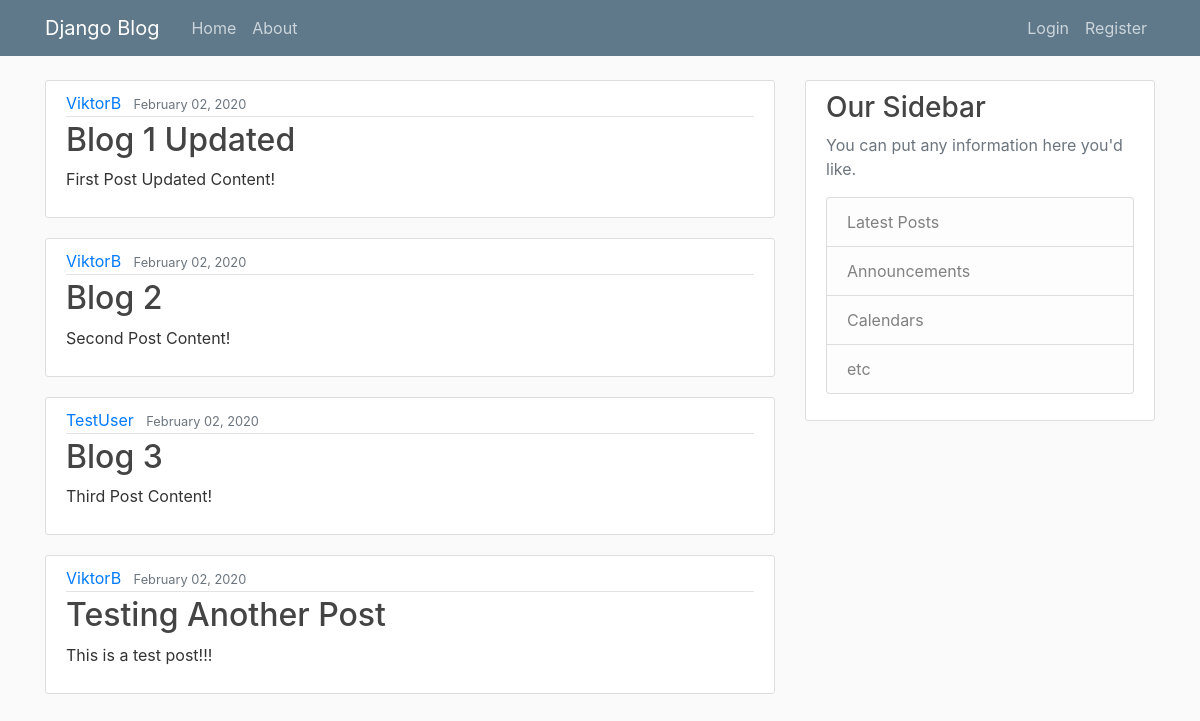
The page / on the database its author committed.
### blog/models.py (models this page shows, shortened)
class Post(models.Model):
    title = models.CharField(max_length=100)
    content = models.TextField()
    date_posted = models.DateTimeField(default=timezone.now)
    author = models.ForeignKey(User, on_delete=models.CASCADE)

### blog/views.py (the view)
# urls.py: path('', views.home, name='blog-home'),
def home(request):
    context = {
        'posts': Post.objects.all()
    }
    return render(request, 'blog/home.html', context)

### blog/templates/blog/home.html
{% extends "blog/base.html" %}
{% block content %}
  {% for post in posts %}
<article class="media content-section">
<div class="media-body">
<div class="article-metadata">
  <a class="mr-2" href="#">{{ post.author }}</a>
  <small class="text-muted">{{ post.date_posted|date:"F d, Y"}}</small>
</div>
<h2><a class="article-title" href="#">{{ post.title }}</a></h2>
<p class="article-content">{{ post.content }}</p>
</div>
</article>
  {% endfor %}
{% endblock content %}

### blog/templates/blog/base.html (shortened to what this page needs)
{% load static %}
<!DOCTYPE html>
<html lang="en" dir="ltr">
  <head>
   <link rel="stylesheet" href="https://maxcdn.bootstrapcdn.com/bootstrap/4.0.0/css/bootstrap.min.css">
   <link rel="stylesheet" type="text/css" href="{% static 'blog/main.css' %}">
  </head>
  <body>
<header class="site-header">
<nav class="navbar navbar-expand-md navbar-dark bg-steel fixed-top">
  <div class="container">
    <a class="navbar-brand mr-4" href="{% url 'blog-home' %}">Django Blog</a>
    <div class="collapse navbar-collapse" id="navbarToggle">
      <div class="navbar-nav mr-auto">
        <a class="nav-item nav-link" href="{% url 'blog-home' %}">Home</a>
        <a class="nav-item nav-link" href="{% url 'blog-about' %}">About</a>
      </div>
      <div class="navbar-nav">
        {% if user.is_authenticated %}
        <a class="nav-item nav-link" href="{% url 'profile' %}">Profile</a>
        <a class="nav-item nav-link" href="{% url 'logout' %}">Logout</a>
        {% else %}
        <a class="nav-item nav-link" href="{% url 'login' %}">Login</a>
        <a class="nav-item nav-link" href="{% url 'register' %}">Register</a>
        {% endif %}
      </div>
    </div>
  </div>
</nav>
</header>
<main role="main" class="container">
<div class="row">
<div class="col-md-8">
  {% block content %}{% endblock %}
</div>
<div class="col-md-4">
  <div class="content-section">
    <h3>Our Sidebar</h3>
    <p class='text-muted'>You can put any information here you'd like.
      <ul class="list-group">
        <li class="list-group-item list-group-item-light">Latest Posts</li>
        <li class="list-group-item list-group-item-light">Announcements</li>
        <li class="list-group-item list-group-item-light">Calendars</li>
        <li class="list-group-item list-group-item-light">etc</li>
      </ul>
    </p>
  </div>
</div>
</div>
</main>
  </body>
</html>

### blog/static/blog/main.css (style rules this page uses)
body { background: #fafafa; color: #333333; margin-top: 5rem; }
h1, h2, h3, h4, h5, h6 { color: #444444; }
ul { margin: 0; }
.bg-steel { background-color: #5f788a; }
.site-header .navbar-nav .nav-link { color: #cbd5db; }
.content-section { background: #ffffff; padding: 10px 20px; border: 1px solid #dddddd; border-radius: 3px; margin-bottom: 20px; }
.article-title { color: #444444; }
.article-content { white-space: pre-line; }
.article-metadata { padding-bottom: 1px; margin-bottom: 4px; border-bottom: 1px solid #e3e3e3 }

### rows shown on the page
Post: author "ViktorB", date_posted "February 02, 2020", title "Blog 1 Updated", content "First Post Updated Content!"
Post: author "ViktorB", date_posted "February 02, 2020", title "Blog 2", content "Second Post Content!"
Post: author "TestUser", date_posted "February 02, 2020", title "Blog 3", content "Third Post Content!"
Post: author "ViktorB", date_posted "February 02, 2020", title "Testing Another Post", content "This is a test post!!!"
